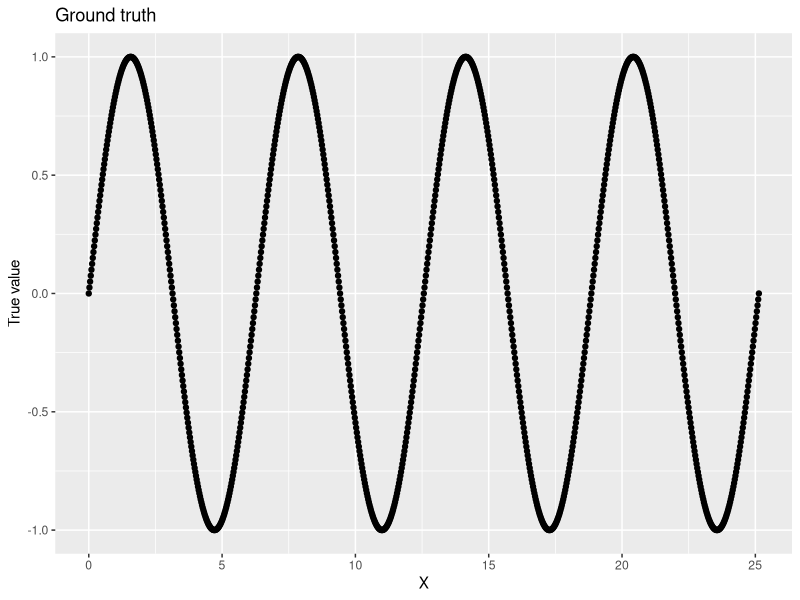
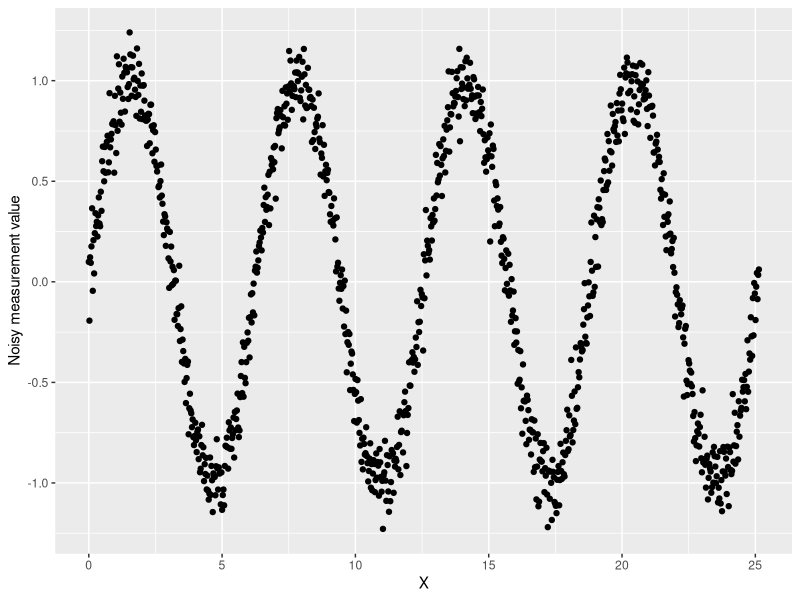
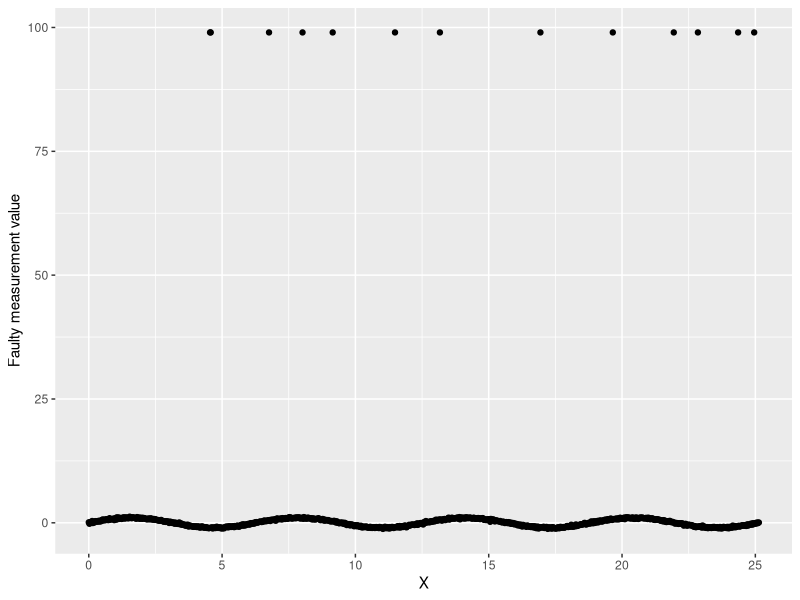
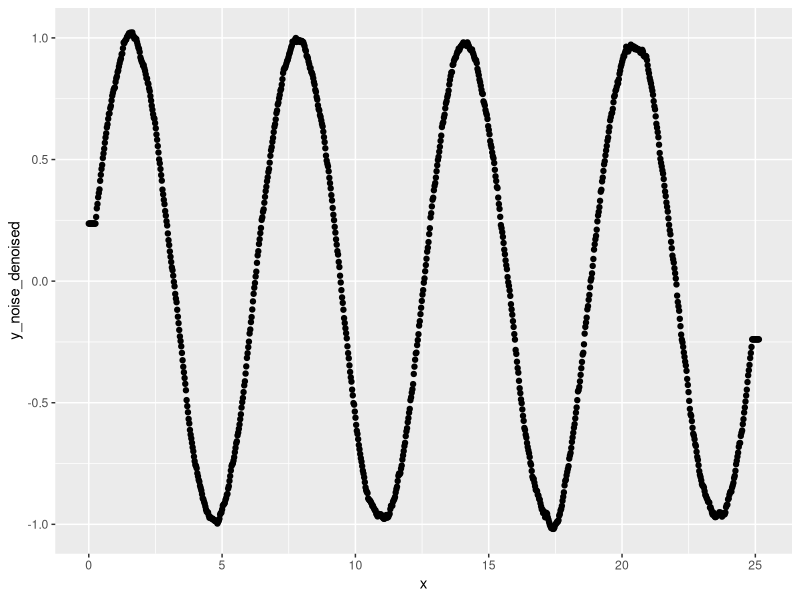
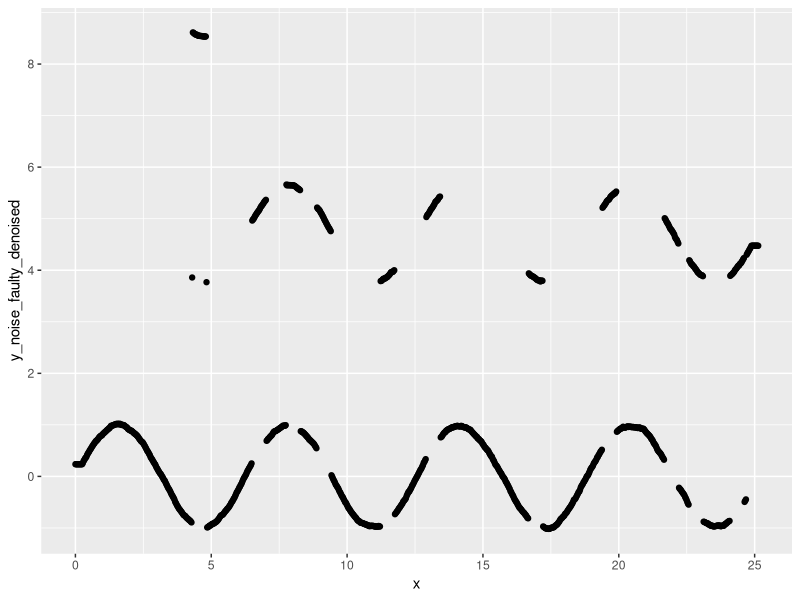
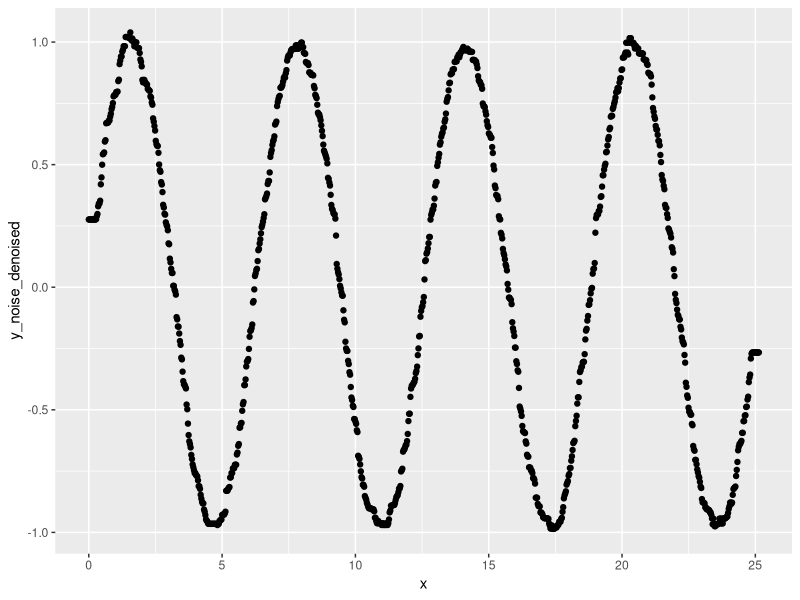
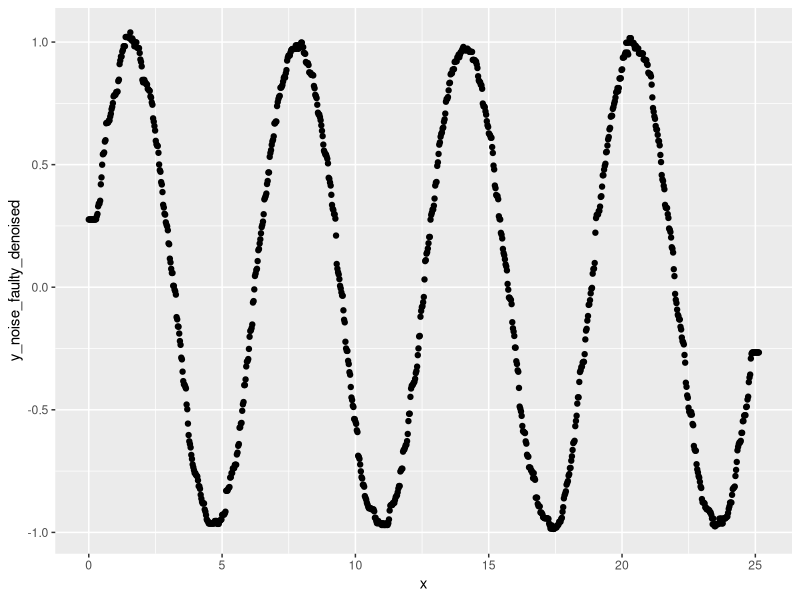

Reproduce these figures in R, in order.
## ---- chunk 1
library(tidyverse)
## ---- chunk 2
# Resolution gives the number of measurements in our signal.
resolution <- 1000
# x_range_min gives the minimum x value in our signal.
x_range_min <- 0
# x_range_max gives the maximum x value in our signal.
x_range_max <- (8 * pi)
# Generate our signal x,y:
x <- (seq(from=x_range_min, to=resolution) / resolution) * x_range_max
y <- sin(x)
# Create a data frame
data <- data.frame(x=x, y_true=y)
## ---- chunk 3
ggplot(data, aes(x = x, y = y_true)) +
  geom_point() +
  labs(
    x = "X",
    y = "True value",
    title = "Ground truth"
  )
## ---- chunk 4
# noise_sd controls the level of noise applied to each measurement
noise_sd <- 0.1
data$y_noise <- data$y + rnorm(length(data$y), 0, 0.1)
## ---- chunk 5
ggplot(data, aes(x = x, y = y_noise)) +
  geom_point() +
  labs(
    x = "X",
    y = "Noisy measurement value"
  )
## ---- chunk 6
prob_sensor_failure <- 0.02 # Sensor fails 2% of the time
failure_value <- 99
# "Simulate" when our sensor fails. Use rbinom to flip a biased coin for each object in our data.
data$sensor_failure <- rbinom(nrow(data), 1, prob_sensor_failure)
data$y_noise_faulty <- mapply(
  function(y, fail) {
    if (fail) {
      return(failure_value)
    } else {
      return (y)
    }
  },
  data$y_noise,
  data$sensor_failure
)
## ---- chunk 7
ggplot(data, aes(x = x, y = y_noise_faulty)) +
  geom_point() +
  labs(
    x = "X",
    y = "Faulty measurement value"
  )
## ---- chunk 8
# This function calculates a rolling average over the sequence parameter.
# window_width defines how far the window extends to either side of the each index.
rolling_avg <- function(sequence, window_width=1) {
  avgs <- c()
  for (i in seq_along(sequence)) {
    window <- c(i)
    for (w_i in 1:window_width) {
      left <- i - w_i
      right <- i + w_i

      # Check that our window doesn't walk off the edge of our sequence.
      # If so, extend the other side of the window.
      if (left < 1) {
        left <- (i + window_width) + (abs(1 - left))
      }
      if (right > length(sequence)) {
        right <- (i - window_width) - ((right - length(sequence)) )
      }
      window <- c(window, left)
      window <- c(window, right)
    }
    avgs <- c(avgs, mean( sequence[window] ))
  }
  return(avgs)
}
## ---- chunk 9
window_w <- 10
data$y_noise_denoised <- rolling_avg(
  data$y_noise,
  window_width=window_w
)
ggplot(data, aes(x=x, y=y_noise_denoised)) +
  geom_point()
## ---- chunk 10
window_w <- 10
data$y_noise_faulty_denoised <- rolling_avg(
  data$y_noise_faulty,
  window_width=window_w
)
ggplot(data, aes(x=x, y=y_noise_faulty_denoised)) +
  geom_point()
## ---- chunk 11
# This function calculates a rolling average over the sequence parameter.
# window_width defines how far the window extends to either side of the each index.
median_filter <- function(sequence, window_width=1) {
  avgs <- c()
  for (i in seq_along(sequence)) {
    window <- c(i)
    for (w_i in 1:window_width) {
      left <- i - w_i
      right <- i + w_i

      # Check that our window doesn't walk off the edge of our sequence.
      # If so, extend the other side of the window.
      if (left < 1) {
        left <- (i + window_width) + (abs(1 - left))
      }
      if (right > length(sequence)) {
        right <- (i - window_width) - ((right - length(sequence)) )
      }
      window <- c(window, left)
      window <- c(window, right)
    }
    avgs <- c(avgs, median( sequence[window] ))
  }
  return(avgs)
}
## ---- chunk 12
window_w <- 10
data$y_noise_denoised <- median_filter(
  data$y_noise,
  window_width=window_w
)
ggplot(data, aes(x=x, y=y_noise_denoised)) +
  geom_point()
## ---- chunk 13
window_w <- 10
data$y_noise_faulty_denoised <- median_filter(
  data$y_noise_faulty,
  window_width=window_w
)
ggplot(data, aes(x=x, y=y_noise_faulty_denoised)) +
  geom_point()
